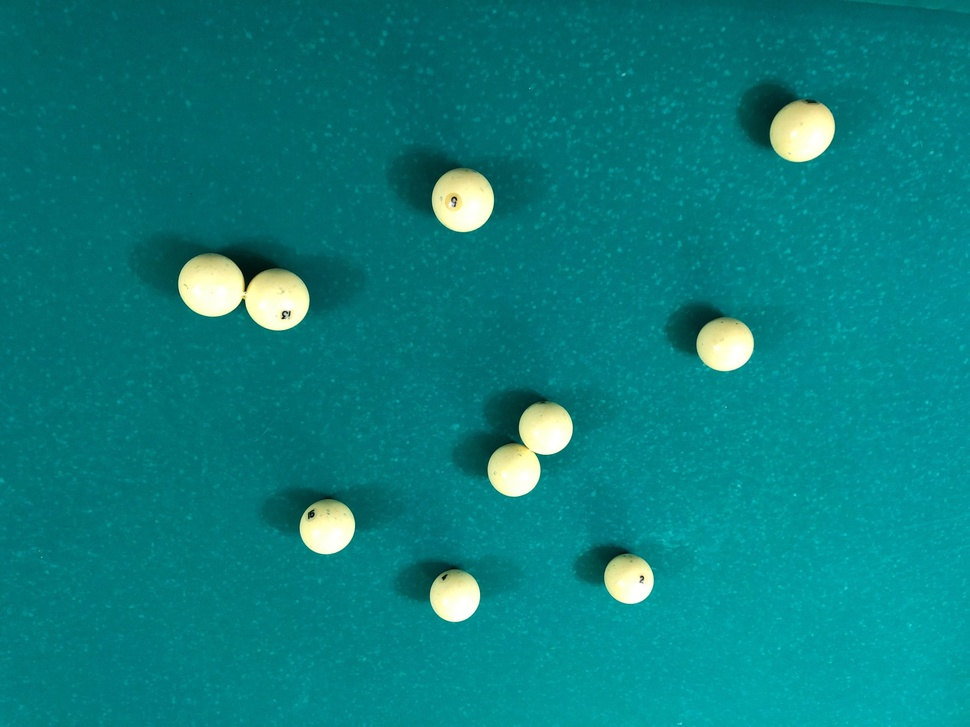
#> input picture whiteballssample.jpg, 970 x 727 px, shrunk from 2016 x 1512 before the run
$ python main.py
#> lines starting #> are read from the running program, lines starting #| are printed output that depends on the picture; after the words box and inside, x2 and y2 are one past the last pixel; in counts of white or black regions, pixels touching at a corner belong together
import cv2
import numpy as np

IMAGE_PATH = "whiteballssample.jpg"


def count_balls(image_path):
#> called with image_path = 'whiteballssample.jpg'
    img = cv2.imread(image_path)
#> img is the input picture: shape (727, 970, 3); mean B, G, R 127.7, 127.5, 10.3
    output = img.copy()
    b = img[:, :, 2]
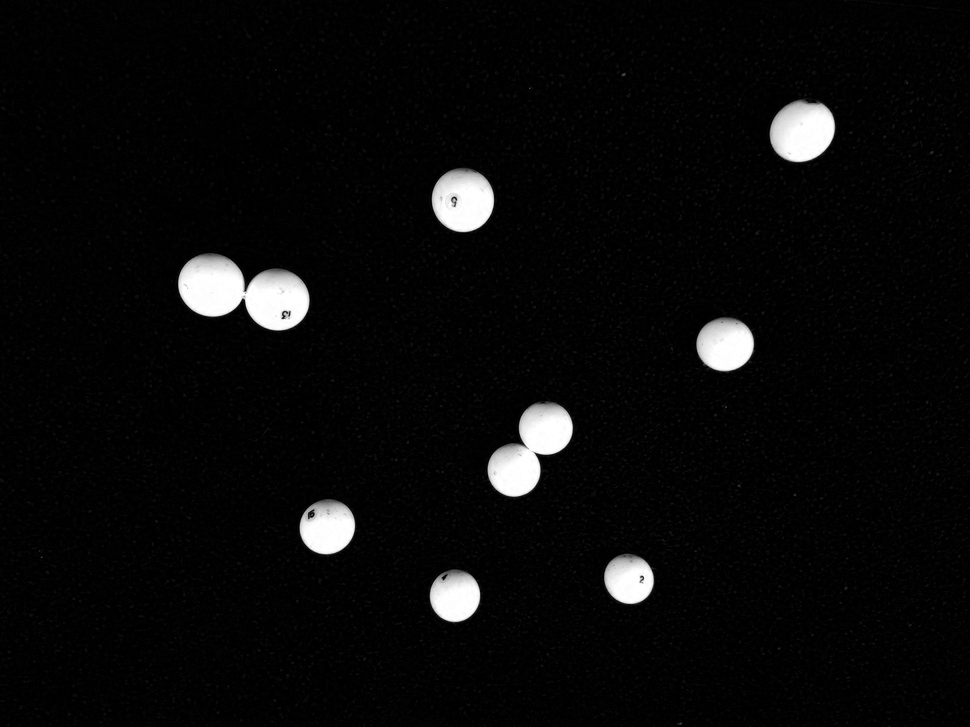
#> b: shape (727, 970); min 0, max 255, mean 10.3
    bw = cv2.merge([b] * 3)
    bw = cv2.cvtColor(bw, cv2.COLOR_BGR2GRAY)

    morph_kernel = cv2.getStructuringElement(cv2.MORPH_ELLIPSE, (10, 10))
    # kernel1 = np.ones((5, 5), np.uint)
    _, thresh = cv2.threshold(bw, 77, 255, cv2.THRESH_BINARY)
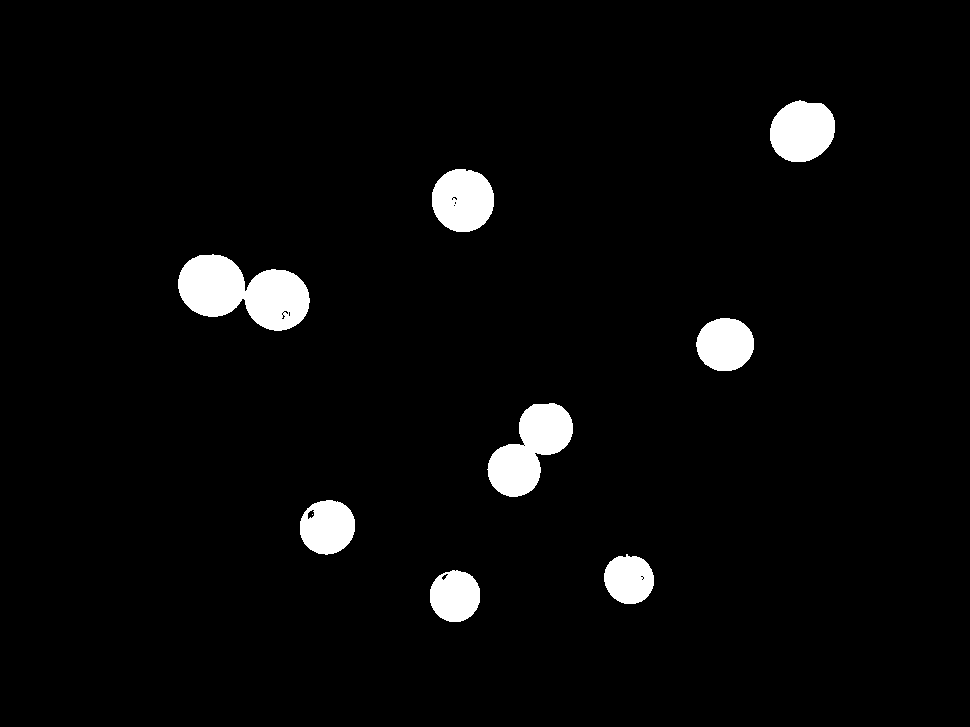
#> thresh: shape (727, 970); 3.7% white; 9 white regions (1 under 20 px), largest, box (x1, y1, x2, y2) and area: (178, 254, 310, 331) 6453, (487, 403, 573, 497) 4470, (770, 100, 835, 162) 3166
    morphology = cv2.morphologyEx(thresh, cv2.MORPH_CLOSE, morph_kernel)
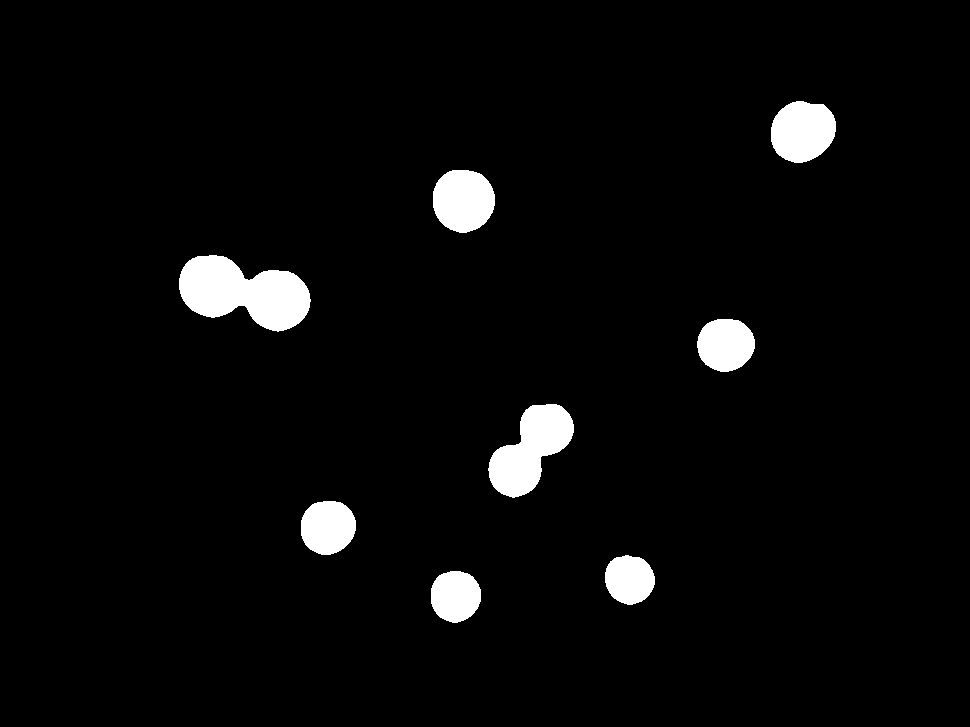
#> morphology: shape (727, 970); 3.7% white; 8 white regions, largest, box (x1, y1, x2, y2) and area: (179, 255, 311, 332) 6534, (488, 404, 574, 498) 4499, (771, 101, 836, 163) 3157

    circles = cv2.HoughCircles(morphology, cv2.HOUGH_GRADIENT, 2, 40, param1=100, param2=40, minRadius=0, maxRadius=100)
#> circles = [[725, 343, 28.6], [213, 283, 34], [801, 131, 30.8], [277, 301, 32.4], [545, 427, 26.8], [467, 199, 34.6], [329, 527, 26.8], [513, 469, 27.2], [627, 581, 26.8], [451, 595, 28.8]]
    circles = np.uint16(np.around(circles))
#> circles = [[725, 343, 29], [213, 283, 34], [801, 131, 31], [277, 301, 32], [545, 427, 27], [467, 199, 35], [329, 527, 27], [513, 469, 27], [627, 581, 27], [451, 595, 29]]
    for (x, y, r) in circles[0, :]:
        cv2.circle(output, (x, y), r, (0, 0, 255), 2)
        cv2.circle(output, (x, y), 3, (0, 0, 255), 3)
#> this loop made 10 passes
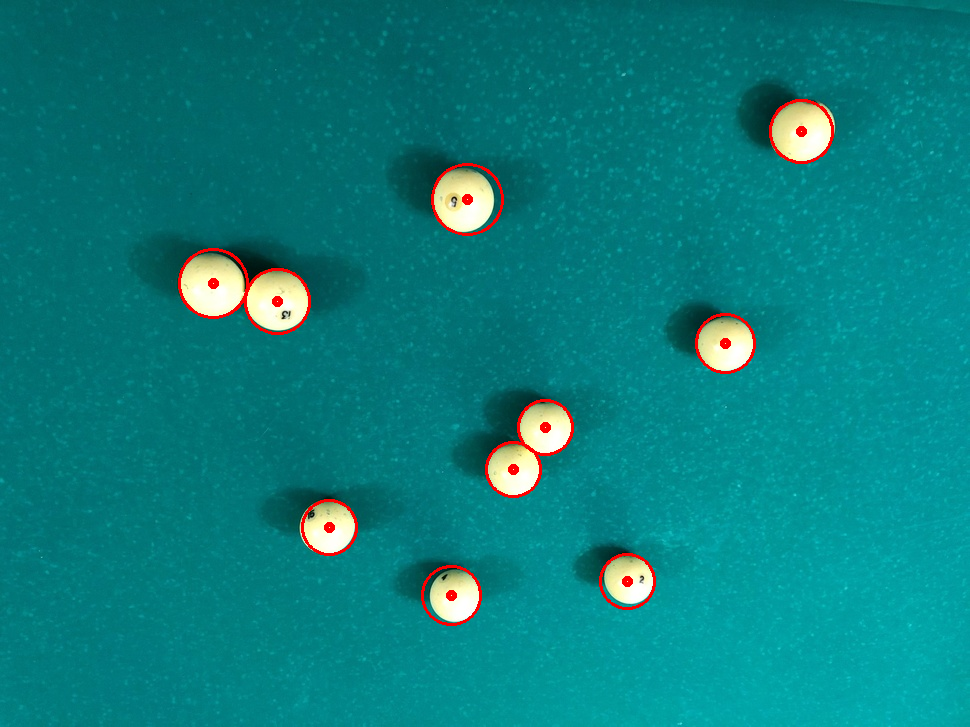
#> output: shape (727, 970, 3); 0.92% of pixels changed, all inside (x1, y1, x2, y2) = (178, 99, 834, 626)

    radius_list = circles[0, :, 2]
#> radius_list = [29, 34, 31, 32, 27, 35, 27, 27, 27, 29]
    radius_mean = round(radius_list.mean())
#> radius_mean = 30
    dispersion = round(((radius_list - radius_mean) ** 2).mean())
#> dispersion = 8

    cv2.imshow(f"count = {len(radius_list)}, radius_mean = {radius_mean}, dispersion = {dispersion}", output)
    cv2.waitKey(0)

    return {"count": len(radius_list), "radius_mean": radius_mean, "dispersion": dispersion}


if __name__ == '__main__':
    print(count_balls(IMAGE_PATH))
